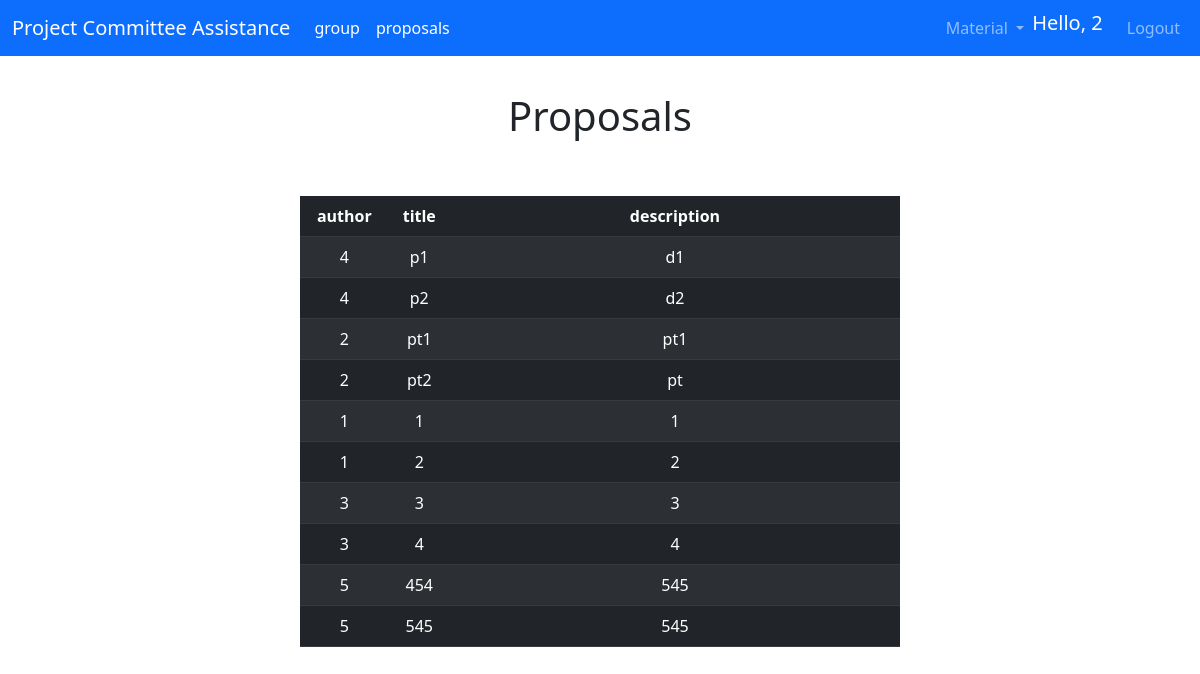
/view_proposal (signed in), run on an earlier commit of the app's database.
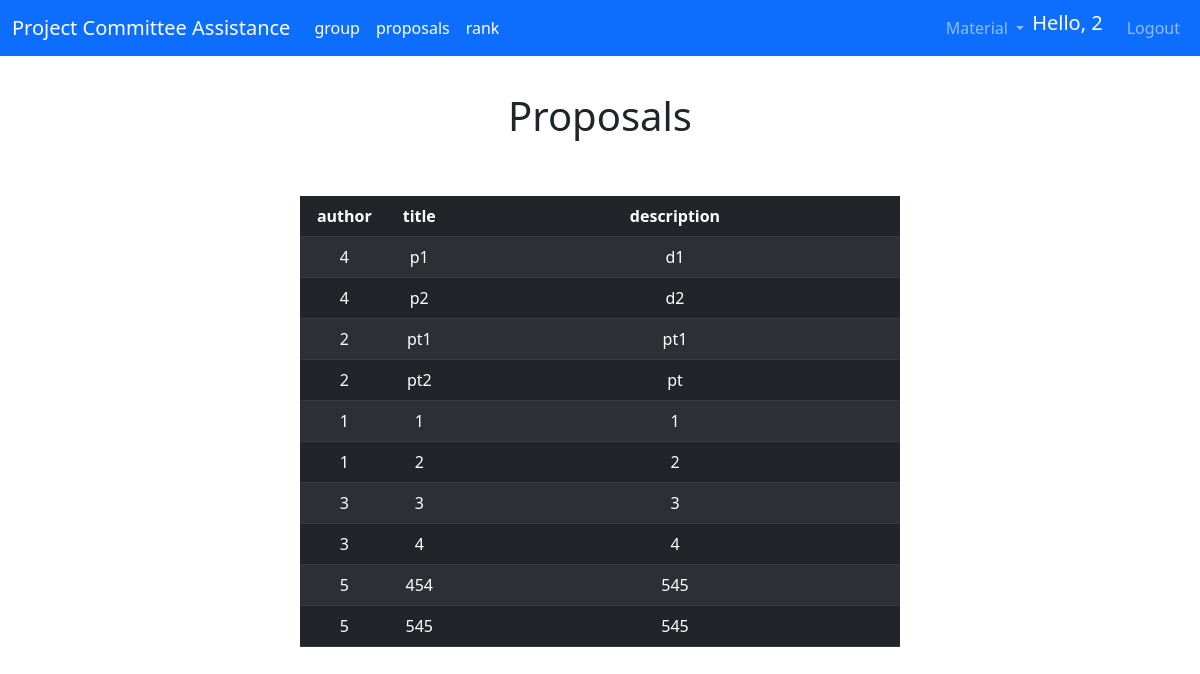
And on a later commit of the database.
### app/models.py (models this page shows, shortened)
class User(UserMixin,db.Model):
    id = db.Column(db.Integer, primary_key=True)
    username = db.Column(db.String(64), index=True, unique=True, nullable=False)
    email = db.Column(db.String(120), index=True, unique=True, nullable=False)
    password_hash = db.Column(db.String(128), nullable=False)
    admin = db.Column(db.Boolean, default=False)
    faculty = db.Column(db.Boolean, default=False)
    student = db.Column(db.Boolean, default=False)
    leader = db.Column(db.Boolean, default=False)
    sId = db.Column(db.Integer)
    gpa = db.Column(db.Float)
    member = db.Column(db.Integer, db.ForeignKey('group.id'))
    author = db.relationship('Proposal', backref='user', lazy=True)

class Proposal(db.Model):
    id = db.Column(db.Integer, primary_key=True,)
    title = db.Column(db.String(64), index=True, unique=True, nullable=False)
    desc = db.Column(db.String(2064), index=True, nullable=False)
    published = db.Column(db.Boolean, default=False)
    owned = db.Column(db.Boolean, default=False)
    author = db.Column(db.Integer, db.ForeignKey('user.id'))
    holder = db.Column(db.Integer, db.ForeignKey('group.id'))

### app/routes.py (the view)
@app.route('/view_proposal', methods=['GET', 'POST'])
def viewProposal():
    authors = []
    proposals = Proposal.query.filter_by(published = True)
    for proposal in proposals:
        user = User.query.filter_by(id = proposal.author).first()
        authors.append(user.username)
    authors.reverse()
    return render_template("view_proposal.html", title='Proposal', proposals=proposals, authors = authors)

### app/models.py (called while the page is built)
@login.user_loader
def load_user(id):
    return User.query.get(int(id))

### app/templates/view_proposal.html
{% extends "base.html" %}
{% block content %}
<h1 class="d-flex aligns-items-center justify-content-center header" style= "margin-top: 3%;">Proposals</h1>
<br>
<br>
<div class="text-center" style="margin-left : 25% ;width: 50%;">
    <table class="table d-table table-dark table-striped">
        <thead>
            <tr>
            <th scope="col">author</th>
            <th scope="col">title</th>
            <th scope="col">description</th>
            </tr>
        </thead>
        <tbody>
            {% for proposal in proposals %}
            <tr>
                <td>{{ authors.pop() }}</td>
                <td>{{ proposal.title }}</td>
                <td style="width: 75%; word-break: break-word;">{{ proposal.desc }}</td>
            </tr>
            {% endfor %}
        </tbody>
    </table>
    </div>
{% endblock %}

### app/templates/base.html (shortened to what this page needs)
<!DOCTYPE html>
<html>
    <head>
        <link href="https://cdn.jsdelivr.net/npm/bootstrap@5.3.0-alpha1/dist/css/bootstrap.min.css" rel="stylesheet">
    </head>
    <body>
        <nav class="navbar navbar-expand-lg navbar-dark bg-primary">
            <div class="container-fluid">
              <a class="navbar-brand" href="{{ url_for('index') }}">Project Committee Assistance</a>
              <div class="collapse navbar-collapse" id="navbarSupportedContent">
                <ul class="navbar-nav me-auto my-2 my-lg-0 ">
                  {% if current_user.student %}
                  <li class="nav-item">
                      <a class="nav-link active" href="{{ url_for('group') }}">group</a>
                  </li>
                  <li class="nav-item">
                    <a class="nav-link active" href="{{ url_for('viewProposal') }}">proposals</a>
                  </li>
                  {% endif %}
                  {% if current_user.leader %}
                  <li class="nav-item">
                    <a class="nav-link active" href="{{ url_for('rank') }}">rank</a>
                  </li>
                  {% endif %}
                </ul>
                <ul class="navbar-nav ms-auto mb-2 mb-lg-0">
                  <li class="nav-item dropdown">
                    <a class="nav-link dropdown-toggle" href="#" role="button" data-bs-toggle="dropdown" aria-expanded="false">
                      Material
                    </a>
                  </li>
                  {% if current_user.is_anonymous %}
                  <li class="nav-item">
                    <a class="nav-link" href="{{ url_for('loginChoice') }}" >Login</a>
                  </li>
                  <li class="nav-item">
                    <a class="nav-link" href="{{ url_for('registerChoice') }}" >Register</a>
                  </li>
                  {% else %}
                  <li class="nav-item">
                    <span class="navbar-brand">Hello, {{current_user.username}}</span>
                  </li>
                  <li class="nav-item">
                    <a class="nav-link" href="{{ url_for('logout') }}" >Logout</a>
                  </li>
                {% endif %}
                </ul>
              </div>
            </div>
          </nav>
        {% block content %}{% endblock %}
    </body>
</html>

What changed in the data, as far as the page shows it:
changed User: leader False → True (drawn)
Also different on the page:
text now shown: "rank"
